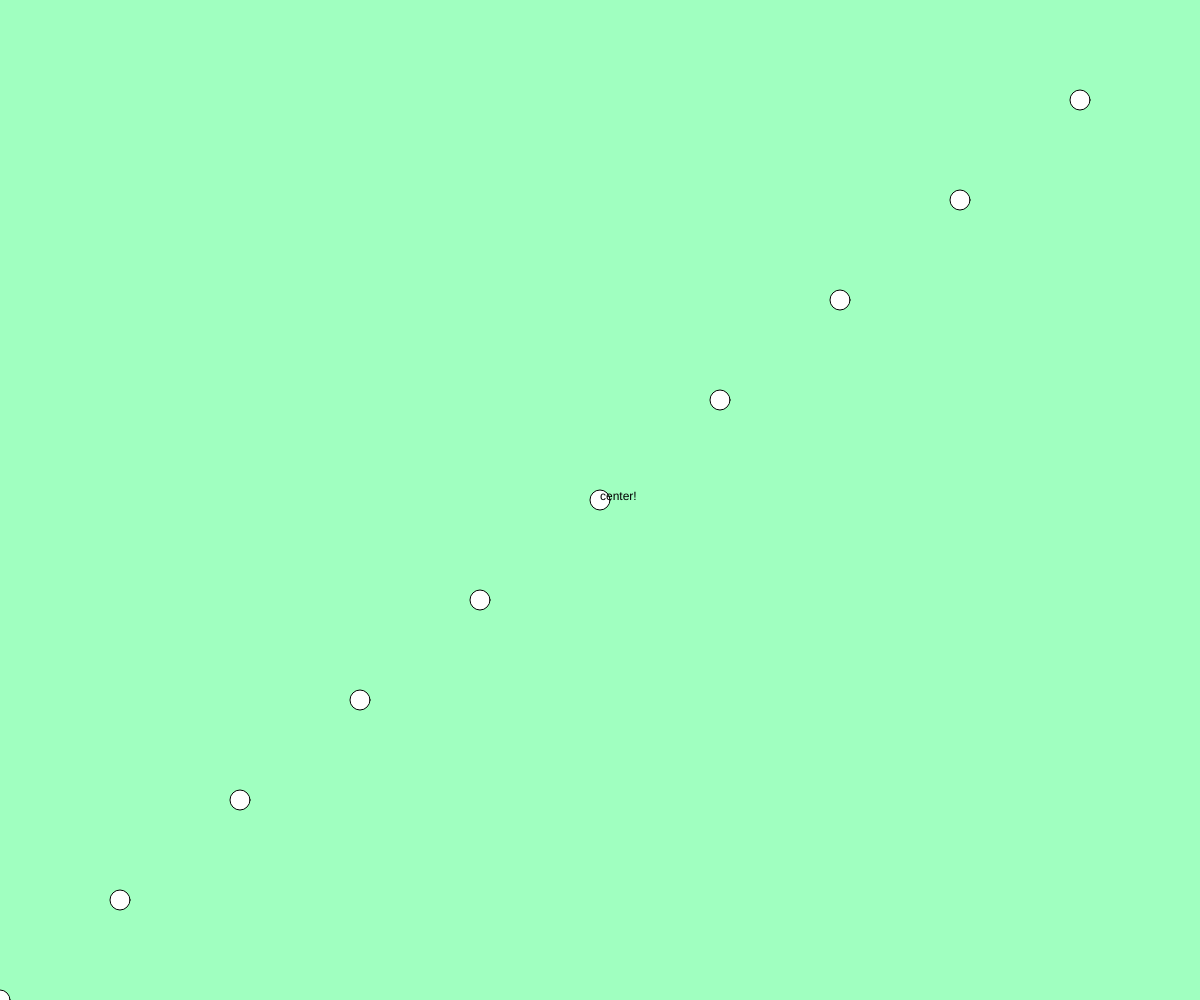
Frame 1 (no input)
Frame 60 (no input): identical to frame 1, image omitted
Frame 120 (the mouse pressed at the canvas centre since frame 60): identical to frame 1, image omitted

The p5.js sketch that drew this single still picture (run headless with seeded random() and noise() and a simulated clock; from frame 60 on, the mouse is pressed at the canvas centre):

// p5.js sketch
// ── sketch.js
// テキスト「リサイズするプログラムを作る」
function setup(){
  createCanvas(windowWidth, windowHeight);
}

function windowResized(){
  resizeCanvas(windowWidth, windowHeight);
}

function draw(){
  background(160, 255, 192);
  for(let i = 0; i < 10; i++){
    ellipse(width * i / 10, height * (10 - i) / 10, 20);
  }
  text("center!", width * 0.5, height * 0.5);
}
